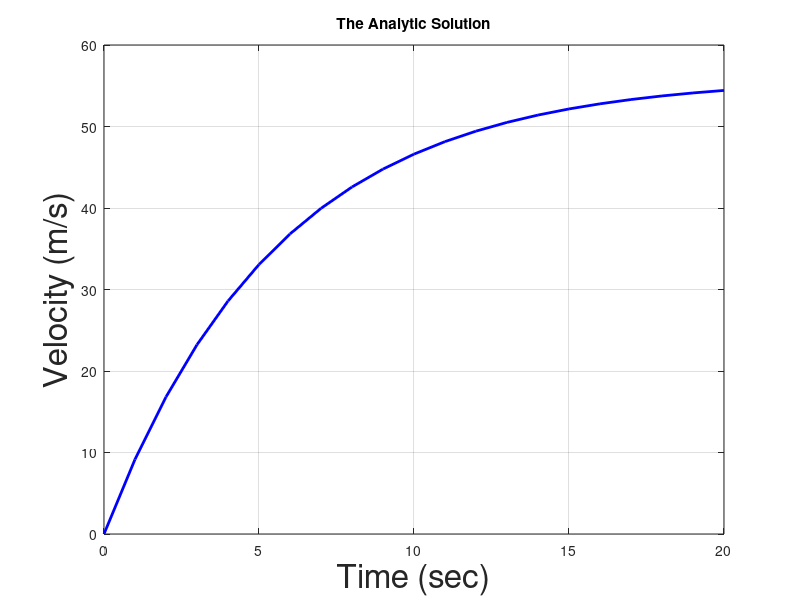
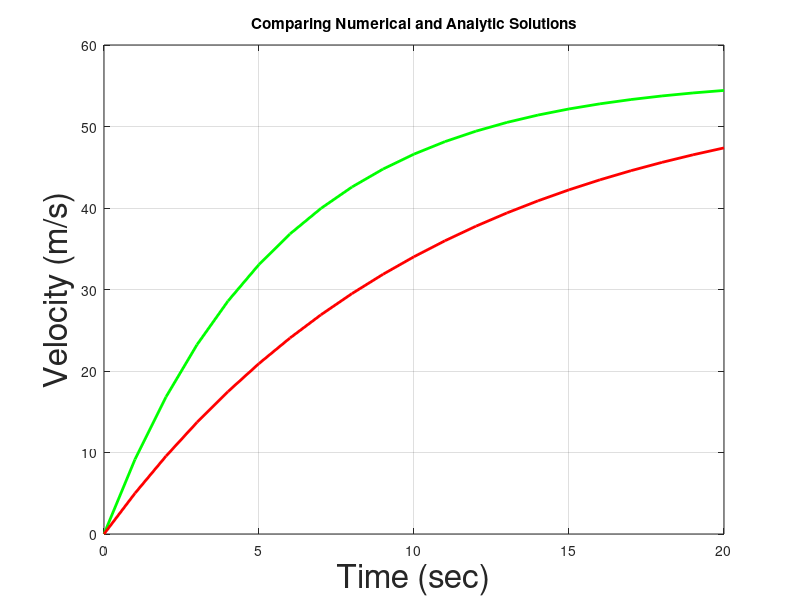

These charts were generated, in order, by the following MATLAB code:
%Script for comparing Numerical and Analytic Solutions
clear;
close all;

%Define known variables
g = 10; c = 12.5; m = 70;

%Define timestep
delta_t = 1.0;

%Define time vector containing time instants starting from 0
%in increments of delta_t
t = 0:delta_t:20;

%Calculate the analytic velocity solution
v_analytic = (m*g)/c*(1-exp(-(c*t)/m));
    
%Now plot that
figure(1);
h = plot(t, v_analytic, 'b-');
grid on;
set(h,'linewidth',2.0);
xlabel('Time (sec)', 'fontsize', 24);
ylabel('Velocity (m/s)', 'fontsize', 24);
title('The Analytic Solution');


%Calculate numerical solution
%First set up N (the number of iterations)
% and the array for the numerical results
N = length(t);
v_numerical = zeros(N,1);
%
% Numerical iteration code goes here
%

for i=2:N
    v_numerical(i)=v_numerical(i-1)+((g-(c*v_numerical(i-1))/m)*0.5);
    
end

%Now plot the two solutions on the same plot
figure(2);
h = plot(t, v_analytic, 'green', t, v_numerical, 'red');
grid on;
set(h,'linewidth',2.0);
xlabel('Time (sec)', 'fontsize', 24);
ylabel('Velocity (m/s)', 'fontsize', 24);
title('Comparing Numerical and Analytic Solutions');

% Now figure out the error at t = 1 sec and t = 9 sec
% You may do this graphically
% But its better to do it using the data you have just
% calculated in Matlab. Use some code.
error2=v_analytic(2)-v_numerical(2);
error10=v_analytic(10)-v_numerical(10);
abs(error2)
abs(error10)

error4 = abs(v_analytic - v_numerical)
e1 = error4(2)
e2 = error4(10)